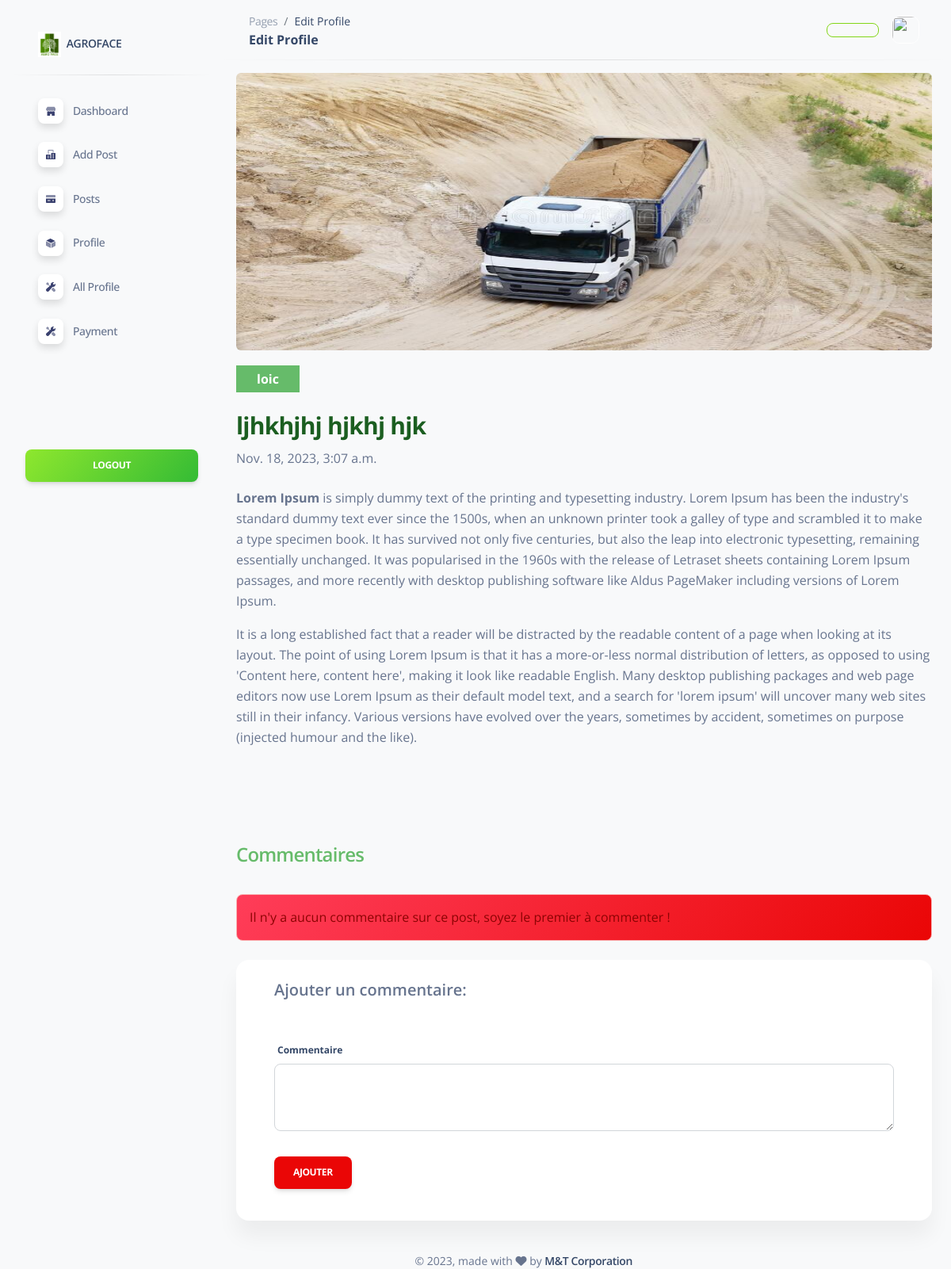
The page /article/ljhkhjhj-hjkhj-hjk/ on the database its author committed.
### company/models.py (models this page shows, shortened)
class Article(models.Model):
    author = models.ForeignKey("auth.User",on_delete = models.CASCADE, related_name='articles')
    profile = models.ForeignKey(Profile, on_delete=models.CASCADE, blank=True, null=True)
    title = models.CharField(max_length = 255)
    category = models.ForeignKey("Category",on_delete = models.CASCADE)
    content = RichTextField()
    created_date = models.DateTimeField(auto_now_add=True)
    article_image = models.FileField(upload_to='files/', blank = True,null = True)
    slug = models.SlugField(unique=True, max_length=100)
    class Meta:
        ordering = ['-created_date']

### company/views.py (the view)
# urls.py: path('article/<slug:slug>/',views.detail,name = "detail"),
def detail(request,slug):
    article = get_object_or_404(Article, slug=slug)
    comments = article.comments.all()
    return render(request,"company/detail.html",{"article":article,"comments":comments })

### company/templates/company/detail.html (shortened to what this page needs)
{% extends '_partials/base1.html' %}
{% load static %}
{% load i18n %}
{% block content %}
<nav class="navbar navbar-main navbar-expand-lg shadow-none px-0 mx-4 " id="navbarBlur" navbar-scroll="true">
  <div class="container-fluid py-1 px-3">
    <nav aria-label="breadcrumb">
      <ol class="breadcrumb bg-transparent mb-0 pb-0 pt-1 px-0 me-sm-6 me-5">
        <li class="breadcrumb-item text-sm"><a class="opacity-5 text-dark" href="javascript:;">Pages</a></li>
        <li class="breadcrumb-item text-sm text-dark active" aria-current="page">Edit Profile</li>
      </ol>
      <h6 class="font-weight-bolder mb-0">Edit Profile</h6>
    </nav>
    <div class="collapse navbar-collapse mt-sm-0 mt-2 me-md-0 me-sm-4" id="navbar">
      <ul class="navbar-nav  justify-content-end">
        <li class="nav-item d-flex align-items-center">
          <a class="btn btn-outline-success btn-sm mb-0 me-3" href="">{{request.user.username}}</a>
        </li>
        <li class="nav-item d-flex align-items-center">
          <img src="{{user.profile.profile_image.url}}" style="border: 1px solid white; border-radius: 10px; width: 35px; height: 35px" class="mr-3">
       </li>
      </ul>
    </div>
  </div>
 </nav>
 <hr class="horizontal dark mt-0">
<div class="container">
<div class="row">
    <div class="col-md-12">
      <div class="">
        {% if article.article_image %}
          <img class="img-fluid rounded col-md-12 custom-image" src="{{article.article_image.url}}" alt="" style="height: 350px">
        {% endif %}
      </div>
      <div class="ml-4 mt-4">
        <span class="" style="border: 1px solid #66bb6a; background-color: #66bb6a; font-weight: bold; color: #fff; padding-top: 5px; padding-bottom: 5px; padding-left: 25px; padding-right: 25px">
          {{article.author.username}}
        </span>
      </div>
      <div class="ml-4 mt-4">
        <h3 style="color: #1b5e20;" class="mt-4">{{article.title}}</h3>
      </div>
      <div class="ml-4 ">
        <p>{{article.created_date}}</p>
      </div>
      <div class="ml-4 mt-4">
        <p class="lead">
            {{article.content|safe}}
        </p>
      </div>
      <br><br><br><br>
      <div class="ml-4">
      <h4 style="color: #66bb6a;">Commentaires {% if comments %}({{comments.count }}){% endif %}</h4>
      <br>
      {% if comments %}
      {% for comment in comments  %}
        <div class="media mb-4">
          <img class="d-flex mr-3 rounded-circle" src="http://placehold.it/50x50" alt="">
          <div class="media-body">
            {% comment %} <h5 class="mt-0">{{ comment.comment_author}}</h5> {% endcomment %}
            <h5 class="mt-0">{{ comment.comment_author.username}}</h5>
            {{comment.comment_date}} <br>
            {{comment.comment_content}}
          </div>
        </div>
      {% endfor %}
      {% else %}
      <div class ="alert alert-danger">
        Il n'y a aucun commentaire sur ce post, soyez le premier à commenter !
      </div>
      {% endif %}
        <div class="card my-4 container">
          <h5 class="card-header">Ajouter un commentaire:</h5>
          <div class="card-body">
            <form method = "post" action = "{% url 'comment' article.slug %}">
              <div class="form-group">
                  <label for="formGroupExampleInput">Commentaire</label>
                <textarea name = "comment_content" class="form-control" rows="3"></textarea>
              </div>
              <button type="submit" class="btn btn-danger my-3">Ajouter</button>
            </form>
          </div>
        </div>
      </div>
    </div>
      </div>
    </div>
{% endblock content %}

### rows shown on the page
Article: article_image (picture), author.username "loic", title "ljhkhjhj hjkhj hjk", created_date "Nov. 18, 2023, 3:07 a.m.", content "Lorem Ipsum is simply dummy text of the printing and typesetting industry. Lorem Ipsum has been the industry's standard dummy text ever since the 1500s, when an unknown printer took a galley of type and scrambled it to make a type specimen book. It has survived not only five centuries, but also the leap into electronic typesetting, remaining essentially unchanged. It was popularised in the 1960s with the release of Letraset sheets containing Lorem Ipsum passages, and more recently with desktop publishing software like Aldus PageMaker including versions of Lorem Ipsum. It is a long established fact that a reader will be distracted by the readable content of a page when looking at its layout.…"
